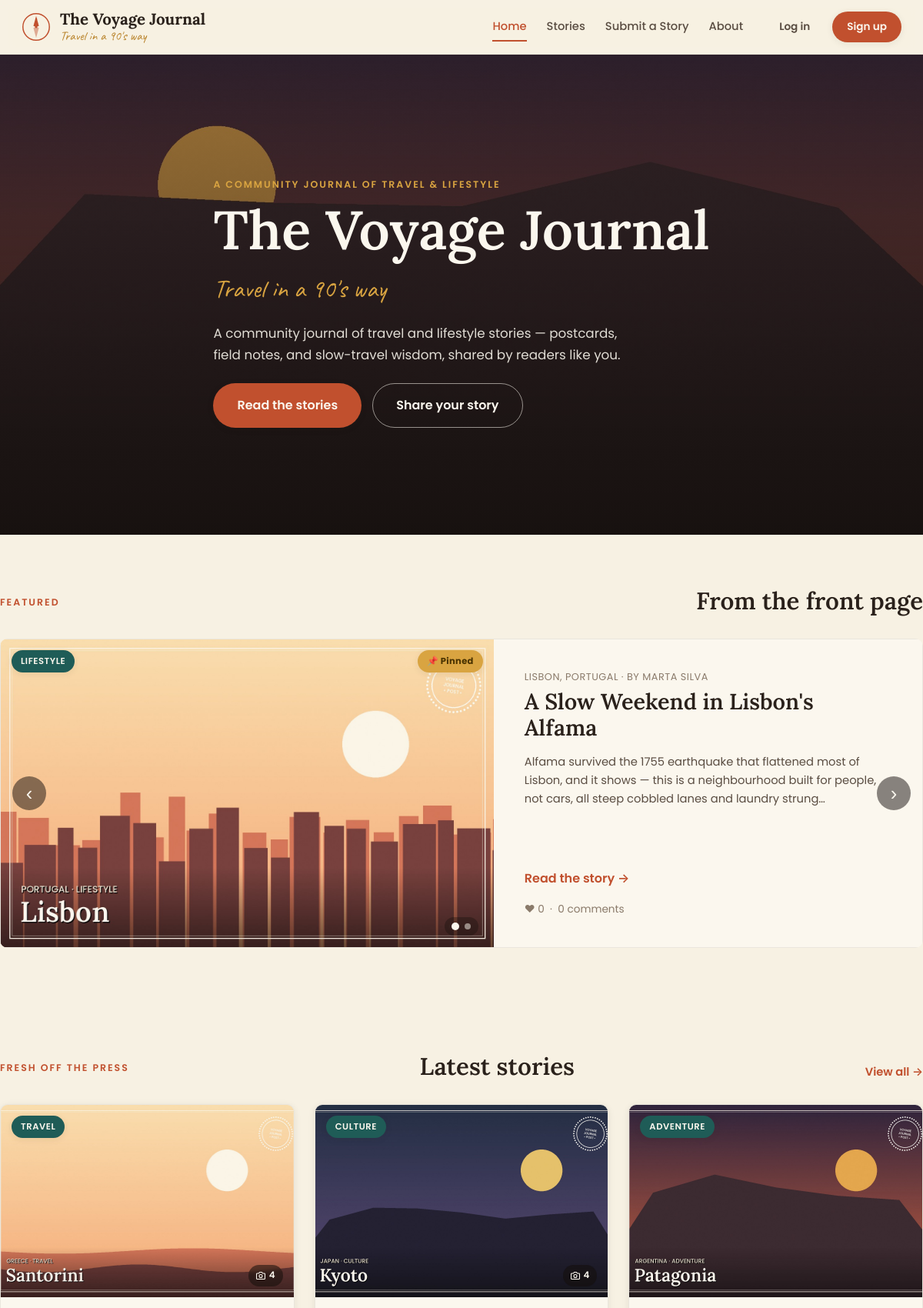
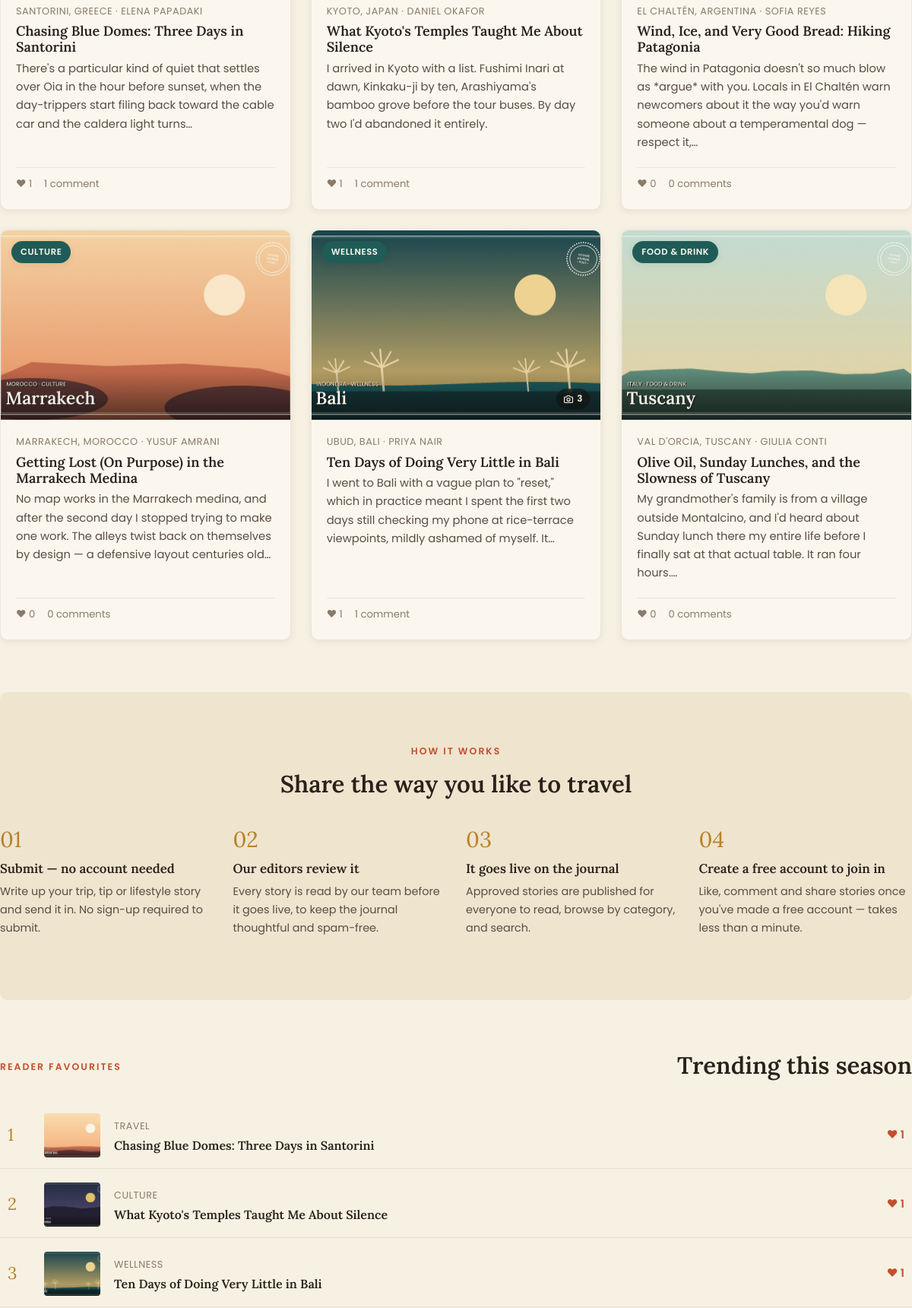
The page / (upper part) on the database its author committed (2 pictures, top to bottom).
### tables this page shows
CREATE TABLE posts (
    id                   INTEGER PRIMARY KEY AUTOINCREMENT,
    title                TEXT NOT NULL,
    slug                 TEXT UNIQUE NOT NULL,
    excerpt              TEXT,
    content              TEXT NOT NULL,
    cover_image          TEXT,
    category             TEXT NOT NULL,
    location             TEXT,
    author_name          TEXT NOT NULL,
    author_email         TEXT,
    submitted_by_user_id INTEGER REFERENCES users(id) ON DELETE SET NULL,
    status               TEXT NOT NULL DEFAULT 'pending' CHECK (status IN ('pending', 'approved', 'rejected')),
    admin_note           TEXT,
    view_count           INTEGER NOT NULL DEFAULT 0,
    share_count          INTEGER NOT NULL DEFAULT 0,
    pinned               INTEGER NOT NULL DEFAULT 0,
    pinned_at            TEXT,
    created_at           TEXT NOT NULL DEFAULT (datetime('now')),
    approved_at          TEXT
);

### app/blog.py (the view)
@bp.route("/")
def home():
    db = get_db()
    approved = db.execute(
        "SELECT * FROM posts WHERE status = 'approved' ORDER BY approved_at DESC, created_at DESC"
    ).fetchall()
    posts = [_post_with_counts(r) for r in approved]
    pinned_posts = sorted(
        (p for p in posts if p["pinned"]),
        key=lambda p: p["pinned_at"] or "",
        reverse=True,
    )
    if pinned_posts:
        featured_posts = pinned_posts
    elif posts:
        featured_posts = [posts[0]]
    else:
        featured_posts = []
    featured_ids = {p["id"] for p in featured_posts}
    latest = [p for p in posts if p["id"] not in featured_ids][:6]
    trending = sorted(posts, key=lambda p: p["like_count"], reverse=True)[:3]
    return render_template(
        "index.html", featured_posts=featured_posts, latest=latest, trending=trending
    )

### app/blog.py (called while the page is built)
def _post_with_counts(row):
    post = dict(row)
    db = get_db()
    post["like_count"] = db.execute(
        "SELECT COUNT(*) FROM likes WHERE post_id = ?", (post["id"],)
    ).fetchone()[0]
    post["comment_count"] = db.execute(
        "SELECT COUNT(*) FROM comments WHERE post_id = ?", (post["id"],)
    ).fetchone()[0]
    post["gallery_count"] = db.execute(
        "SELECT COUNT(*) FROM post_images WHERE post_id = ?", (post["id"],)
    ).fetchone()[0]
    return post

### app/db.py (called while the page is built)
def get_db():
    if "db" not in g:
        g.db = sqlite3.connect(
            current_app.config["DATABASE"],
            detect_types=sqlite3.PARSE_DECLTYPES,
        )
        g.db.row_factory = sqlite3.Row
        g.db.execute("PRAGMA foreign_keys = ON")
    return g.db

### app/utils.py (called while the page is built)
def load_logged_in_user():
    user_id = session.get("user_id")
    if user_id is None:
        g.user = None
    else:
        g.user = get_db().execute(
            "SELECT * FROM users WHERE id = ?", (user_id,)
        ).fetchone()

### templates/index.html (shortened to what this page needs)
{% extends "base.html" %}
{% block body_class %}page-home{% endblock %}
{% block content %}
<section class="hero">
  <div class="hero-media" style="background-image:url('{{ url_for('static', filename='img/hero.jpg') }}')"></div>
  <div class="hero-scrim"></div>
  <div class="wrap hero-inner">
    <p class="eyebrow eyebrow-light">A community journal of travel &amp; lifestyle</p>
    <h1 class="hero-title">{{ site.name }}</h1>
    <p class="hero-tagline">{{ site.tagline }}</p>
    <p class="hero-desc">{{ site.description }}</p>
    <div class="hero-actions">
      <a class="btn btn-primary btn-lg" href="{{ url_for('blog.listing') }}">Read the stories</a>
      <a class="btn btn-outline-light btn-lg" href="{{ url_for('blog.submit') }}">Share your story</a>
    </div>
  </div>
</section>
{% if featured_posts %}
<section class="wrap section">
  <div class="section-head">
    <p class="eyebrow">Featured</p>
    <h2>From the front page</h2>
  </div>
  <div class="feature-carousel{% if featured_posts|length > 1 %} has-multiple{% endif %}"
       data-feature-carousel data-interval="15000">
    <div class="feature-track" data-feature-track>
      {% for featured in featured_posts %}
      <a class="feature-card feature-slide" href="{{ url_for('blog.detail', slug=featured.slug) }}">
        <div class="feature-media">
          {% if featured.cover_image %}
          <img src="{{ url_for('uploaded_file', filename=featured.cover_image) }}" alt="{{ featured.title }}" loading="lazy">
          {% endif %}
          <span class="tag tag-on-media">{{ featured.category }}</span>
          {% if featured.pinned %}<span class="pin-badge-on-media">📌 Pinned</span>{% endif %}
        </div>
        <div class="feature-body">
          <p class="meta">{{ featured.location }}{% if featured.location %} · {% endif %}by {{ featured.author_name }}</p>
          <h3>{{ featured.title }}</h3>
          <p class="excerpt">{{ featured.excerpt }}</p>
          <span class="link-arrow">Read the story →</span>
          <span class="feature-stats">♥ {{ featured.like_count }} &nbsp;·&nbsp; {{ featured.comment_count }} comment{{ 's' if featured.comment_count != 1 else '' }}</span>
        </div>
      </a>
      {% endfor %}
    </div>
    {% if featured_posts|length > 1 %}
    <button type="button" class="feature-nav feature-prev" data-feature-prev aria-label="Previous featured story">&#8249;</button>
    <button type="button" class="feature-nav feature-next" data-feature-next aria-label="Next featured story">&#8250;</button>
    <div class="feature-dots" data-feature-dots>
      {% for featured in featured_posts %}
      <button type="button" class="feature-dot{% if loop.first %} is-active{% endif %}" data-feature-dot="{{ loop.index0 }}" aria-label="Show featured story {{ loop.index }}"></button>
      {% endfor %}
    </div>
    {% endif %}
  </div>
</section>
{% endif %}
{% if latest %}
<section class="wrap section">
  <div class="section-head">
    <p class="eyebrow">Fresh off the press</p>
    <h2>Latest stories</h2>
    <a class="head-link" href="{{ url_for('blog.listing') }}">View all →</a>
  </div>
  <div class="card-grid">
    {% for post in latest %}
    <a class="post-card" href="{{ url_for('blog.detail', slug=post.slug) }}">
      <div class="post-card-media">
        {% if post.cover_image %}
        <img src="{{ url_for('uploaded_file', filename=post.cover_image) }}" alt="{{ post.title }}" loading="lazy">
        {% endif %}
        <span class="tag tag-on-media">{{ post.category }}</span>
        {% if post.gallery_count %}<span class="photo-count-badge"><svg class="icon-camera" viewBox="0 0 24 24" width="12" height="12" fill="none" stroke="currentColor" stroke-width="2.2" stroke-linecap="round" stroke-linejoin="round"><path d="M23 19a2 2 0 0 1-2 2H3a2 2 0 0 1-2-2V8a2 2 0 0 1 2-2h4l2-3h6l2 3h4a2 2 0 0 1 2 2z"/><circle cx="12" cy="13" r="4"/></svg> {{ post.gallery_count + 1 }}</span>{% endif %}
      </div>
      <div class="post-card-body">
        <p class="meta">{{ post.location }}{% if post.location %} · {% endif %}{{ post.author_name }}</p>
        <h3>{{ post.title }}</h3>
        <p class="excerpt">{{ post.excerpt }}</p>
        <div class="post-card-stats">
          <span>♥ {{ post.like_count }}</span>
          <span>{{ post.comment_count }} comment{{ 's' if post.comment_count != 1 else '' }}</span>
        </div>
      </div>
    </a>
    {% endfor %}
  </div>
</section>
{% endif %}
<section class="wrap section how-it-works">
  <div class="section-head center">
    <p class="eyebrow">How it works</p>
    <h2>Share the way you like to travel</h2>
  </div>
  <div class="steps">
    <div class="step">
      <span class="step-num">01</span>
      <h3>Submit — no account needed</h3>
      <p>Write up your trip, tip or lifestyle story and send it in. No sign-up required to submit.</p>
    </div>
    <div class="step">
      <span class="step-num">02</span>
      <h3>Our editors review it</h3>
      <p>Every story is read by our team before it goes live, to keep the journal thoughtful and spam-free.</p>
    </div>
    <div class="step">
      <span class="step-num">03</span>
      <h3>It goes live on the journal</h3>
      <p>Approved stories are published for everyone to read, browse by category, and search.</p>
    </div>
    <div class="step">
      <span class="step-num">04</span>
      <h3>Create a free account to join in</h3>
      <p>Like, comment and share stories once you've made a free account — takes less than a minute.</p>
    </div>
  </div>
</section>
{% if trending %}
<section class="wrap section trending">
  <div class="section-head">
    <p class="eyebrow">Reader favourites</p>
    <h2>Trending this season</h2>
  </div>
  <div class="trending-list">
    {% for post in trending %}
    <a class="trending-item" href="{{ url_for('blog.detail', slug=post.slug) }}">
      <span class="trending-rank">{{ loop.index }}</span>
      <div class="trending-media">
        {% if post.cover_image %}<img src="{{ url_for('uploaded_file', filename=post.cover_image) }}" alt="{{ post.title }}" loading="lazy">{% endif %}
      </div>
      <div class="trending-body">
        <p class="meta">{{ post.category }}</p>
        <h4>{{ post.title }}</h4>
      </div>
      <span class="trending-likes">♥ {{ post.like_count }}</span>
    </a>
    {% endfor %}
  </div>
</section>
{% endif %}
{% endblock %}

### rows shown on the page
posts: cover_image (picture), category "LIFESTYLE", pinned "📌 Pinned", location "LISBON, PORTUGAL", author_name "MARTA SILVA", title "A Slow Weekend in Lisbon's Alfama", excerpt "Alfama survived the 1755 earthquake that flattened most of Lisbon, and it shows — this is a neighbourhood built for people, not cars, all steep cobbled lanes and laundry strung…", like_count "0", comment_count "0", comment_count "s"
posts: cover_image (picture), category "TRAVEL", gallery_count "4", location "SANTORINI, GREECE", author_name "ELENA PAPADAKI", title "Chasing Blue Domes: Three Days in Santorini", excerpt "There's a particular kind of quiet that settles over Oia in the hour before sunset, when the day-trippers start filing back toward the cable car and the caldera light turns…", like_count "1", comment_count "1"
posts: cover_image (picture), category "CULTURE", gallery_count "4", location "KYOTO, JAPAN", author_name "DANIEL OKAFOR", title "What Kyoto's Temples Taught Me About Silence", excerpt "I arrived in Kyoto with a list. Fushimi Inari at dawn, Kinkaku-ji by ten, Arashiyama's bamboo grove before the tour buses. By day two I'd abandoned it entirely.", like_count "1", comment_count "1"
posts: cover_image (picture), category "ADVENTURE", location "EL CHALTÉN, ARGENTINA", author_name "SOFIA REYES", title "Wind, Ice, and Very Good Bread: Hiking Patagonia", excerpt "The wind in Patagonia doesn't so much blow as *argue* with you. Locals in El Chaltén warn newcomers about it the way you'd warn someone about a temperamental dog — respect it,…", like_count "0", comment_count "0", comment_count "s"
posts: cover_image (picture), category "CULTURE", location "MARRAKECH, MOROCCO", author_name "YUSUF AMRANI", title "Getting Lost (On Purpose) in the Marrakech Medina", excerpt "No map works in the Marrakech medina, and after the second day I stopped trying to make one work. The alleys twist back on themselves by design — a defensive layout centuries old…", like_count "0", comment_count "0", comment_count "s"
posts: cover_image (picture), category "WELLNESS", gallery_count "3", location "UBUD, BALI", author_name "PRIYA NAIR", title "Ten Days of Doing Very Little in Bali", excerpt "I went to Bali with a vague plan to \"reset,\" which in practice meant I spent the first two days still checking my phone at rice-terrace viewpoints, mildly ashamed of myself. It…", like_count "1", comment_count "1"
posts: cover_image (picture), category "FOOD & DRINK", location "VAL D'ORCIA, TUSCANY", author_name "GIULIA CONTI", title "Olive Oil, Sunday Lunches, and the Slowness of Tuscany", excerpt "My grandmother's family is from a village outside Montalcino, and I'd heard about Sunday lunch there my entire life before I finally sat at that actual table. It ran four hours.…", like_count "0", comment_count "0", comment_count "s"

### other values the page prints
{{ site.name }} "The Voyage Journal"
{{ site.tagline }} "Travel in a 90's way"
{{ site.description }} "A community journal of travel and lifestyle stories — postcards, field notes, and slow-travel wisdom, shared by readers like you."
